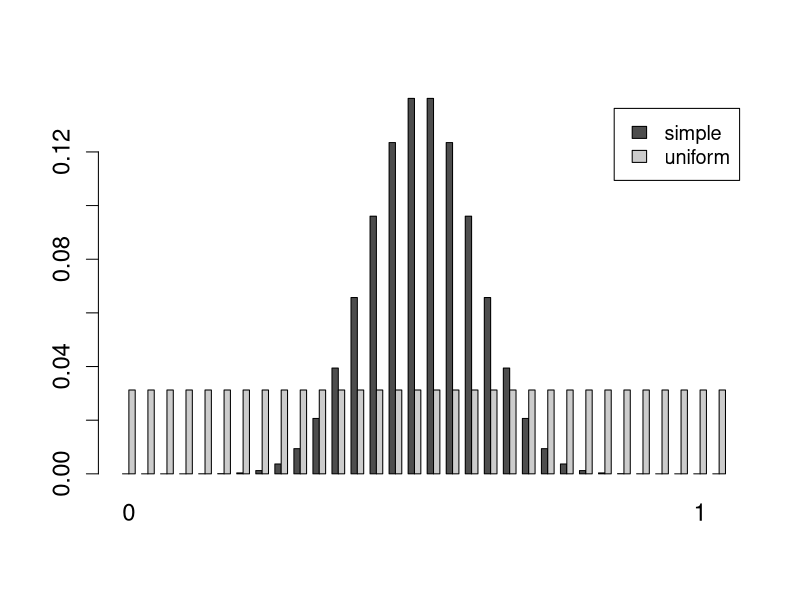

The R script that drew this image:
### evidence_demo        demonstrates the idea of evidence 
###                      maximisation over 10 classes 
###
### 2001 written by Ralf Herbrich
### Microsoft Research Cambridge
###
### 2019 modified by Ralf Herbrich
### Amazon Development Center Germany
###
### (c) 2001 Microsoft Corporation. Reproduced with permission. All rights reserved.


############################################################
## EXAMPLE code
############################################################

book <- function (output='SCREEN') {
  ## plots two different distributions of classifications
  peaked <- dbinom (0:31, 31, 0.5);
  uniform <- rep (1/32, length=32);
  
  ## does the barplot
  X <- rbind (peaked, uniform);
  colnames (X) <- c ("0", "", "", "", "", "", "", "", "", "", "", "", "",
                     "", "", "", "", "", "", "", "", "", "", "", "", "",
                     "", "", "", "", "1", "1");

  if (output == 'PS') {
    postscript ("evidence_5.ps", paper="special",
              width=10, height=6, horizontal=FALSE);
  }
  par (cex.axis=1.2, cex.lab=1.2, cex=1.2);
  barplot (X, beside=TRUE, col=c(gray (0.3), gray (0.8)),
           legend.text=c ("simple", "uniform"));
  
  readline ("Press any key to continue");
  dev.off ();
}

book()